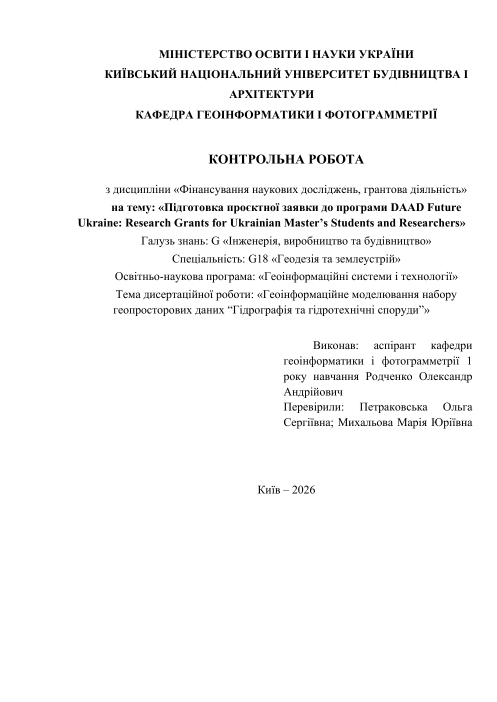
#> input picture tmp/rendered_word/page-01.png, 993 x 1404 px (shown at 1/2 size); its folder holds only this picture in this run
$ python make_contact_sheet.py
#> lines starting #> are read from the running program, lines starting #| are printed output that depends on the picture
from pathlib import Path
from PIL import Image, ImageOps, ImageDraw

src = Path(__file__).resolve().parent / "rendered_word"
out = Path(__file__).resolve().parent / "contact_sheets"
out.mkdir(exist_ok=True)
files = sorted(src.glob("page-*.png"))
for batch_index in range(0, len(files), 8):
    batch = files[batch_index:batch_index + 8]
    thumbs = []
    for file in batch:
        im = Image.open(file).convert("RGB")
#> im is the input picture: PIL image 993x1404 RGB; min 0, max 255, mean 247
        im.thumbnail((330, 470))
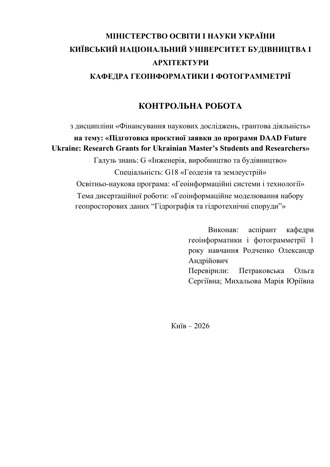
#> im: PIL image 330x467 RGB; min 0, max 255, mean 246.7
        canvas = Image.new("RGB", (350, 510), "white")
#> canvas: PIL image 350x510 RGB; every value is 255
        canvas.paste(im, ((350 - im.width) // 2, 24))
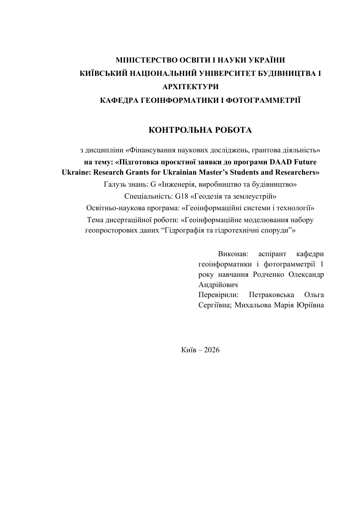
#> canvas: PIL image 350x510 RGB; min 0, max 255, mean 247.9
        draw = ImageDraw.Draw(canvas)
        draw.text((12, 4), file.stem, fill="black")
        canvas = ImageOps.expand(canvas, border=1, fill="#888888")
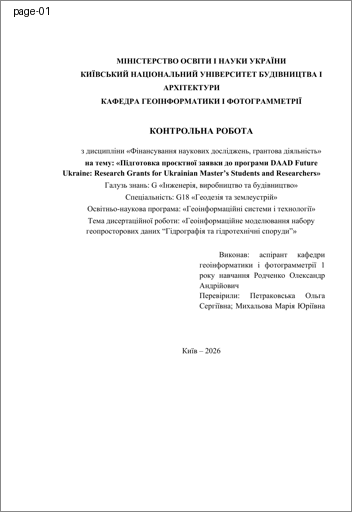
#> canvas: PIL image 352x512 RGB; min 0, max 255, mean 246.7
        thumbs.append(canvas)
    sheet = Image.new("RGB", (704, 2048), "#d0d0d0")
#> sheet: PIL image 704x2048 RGB; every value is 208
    for idx, thumb in enumerate(thumbs):
        x = (idx % 2) * 352
        y = (idx // 2) * 512
        sheet.paste(thumb, (x, y))
#> this loop made 1 pass
#> (x, y) on pass 1: (0, 0)
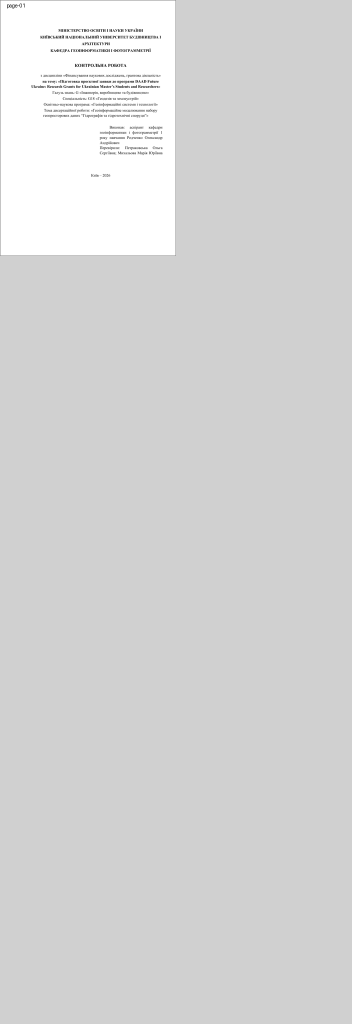
#> sheet: PIL image 704x2048 RGB (shown at 1/2 size); min 0, max 255, mean 212.8
    sheet.save(out / f"sheet-{batch_index // 8 + 1}.png")
print(len(files))

$ run again, on tmp/rendered_word/page-05.png
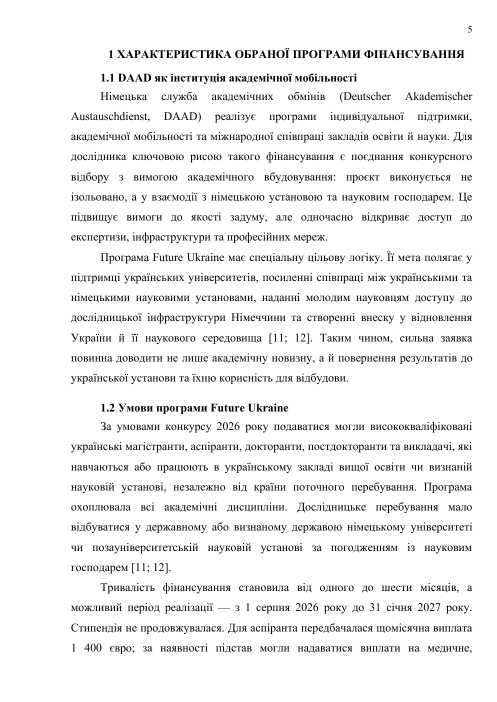
#> input picture tmp/rendered_word/page-05.png, 993 x 1404 px (shown at 1/2 size)
#> im is the input picture: PIL image 993x1404 RGB; min 0, max 255, mean 240.3
#> im: PIL image 330x467 RGB
#> `canvas = ImageOps.expand(canvas, border=1, fill="#888888")`:
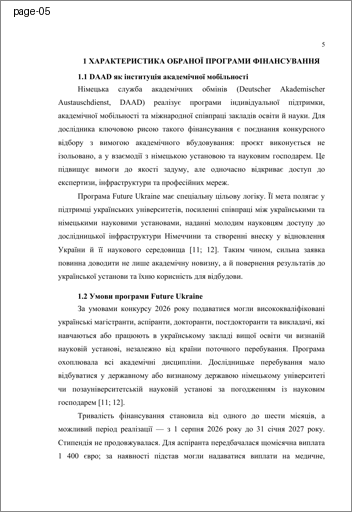
#> canvas: PIL image 352x512 RGB; min 0, max 255, mean 240.8
#> the loop `for idx, thumb in enumerate(thumbs):` made 1 pass
#> (x, y) on pass 1: (0, 0)
#> after the loop `for idx, thumb in enumerate(thumbs):`:
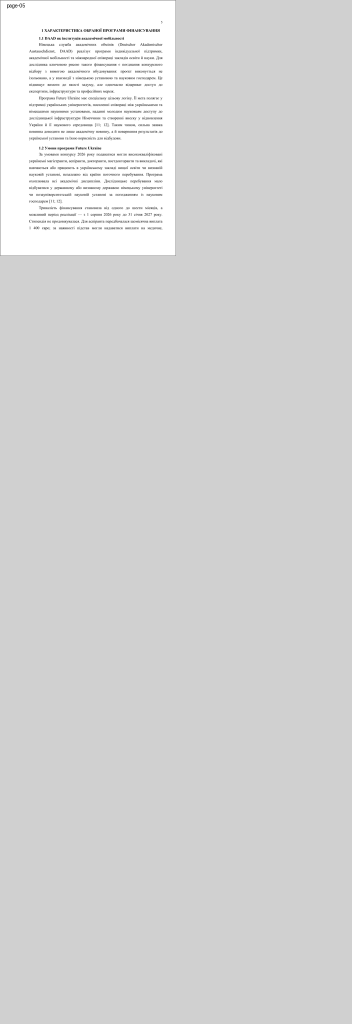
#> sheet: PIL image 704x2048 RGB (shown at 1/2 size); min 0, max 255, mean 212.1

$ run again, on tmp/rendered_word/page-06.png
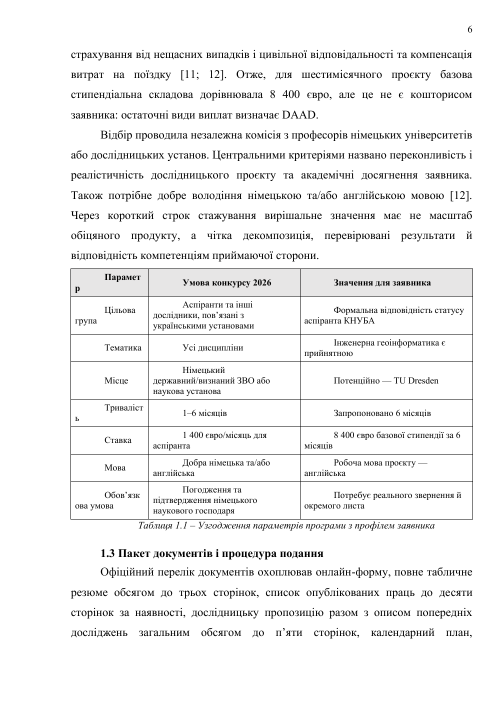
#> input picture tmp/rendered_word/page-06.png, 993 x 1404 px (shown at 1/2 size)
#> im is the input picture: PIL image 993x1404 RGB; mean R, G, B 241.6, 241.5, 241.5
#> im: PIL image 330x467 RGB
#> `canvas = ImageOps.expand(canvas, border=1, fill="#888888")`:
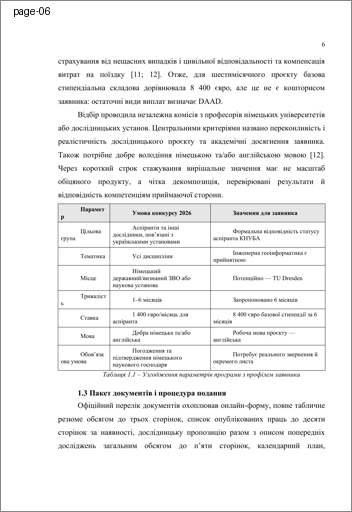
#> canvas: PIL image 352x512 RGB; mean R, G, B 241.9, 241.8, 241.8
#> the loop `for idx, thumb in enumerate(thumbs):` made 1 pass
#> (x, y) on pass 1: (0, 0)
#> after the loop `for idx, thumb in enumerate(thumbs):`:
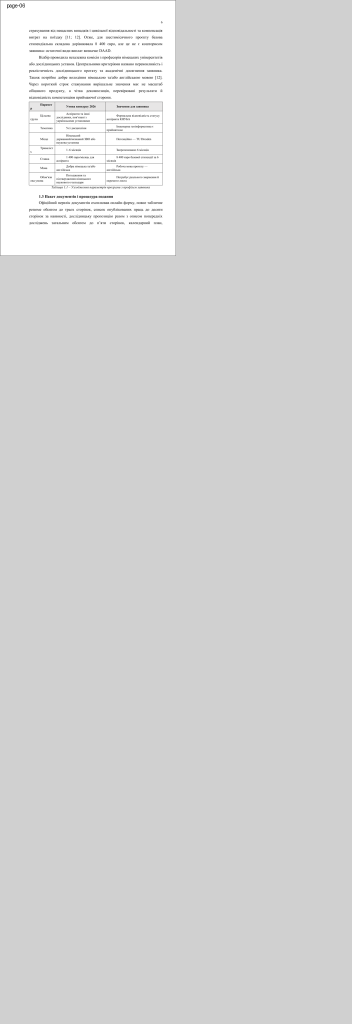
#> sheet: PIL image 704x2048 RGB (shown at 1/2 size); mean R, G, B 212.2, 212.2, 212.2

$ run again, on tmp/rendered_word/page-07.png
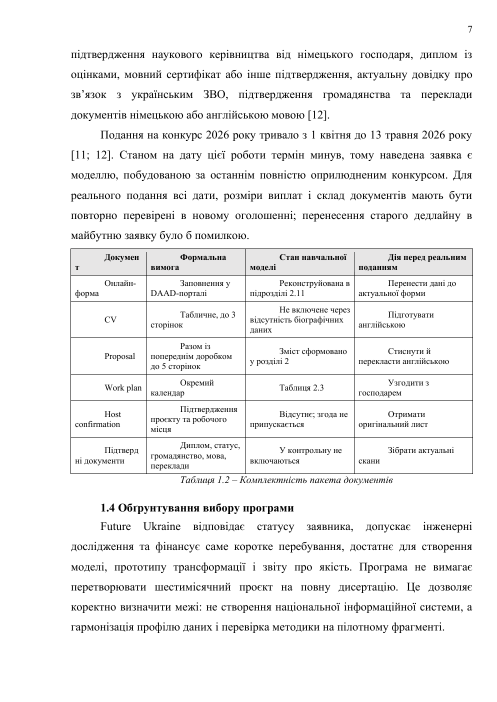
#> input picture tmp/rendered_word/page-07.png, 993 x 1404 px (shown at 1/2 size)
#> im is the input picture: PIL image 993x1404 RGB; mean R, G, B 241.5, 241.4, 241.4
#> im: PIL image 330x467 RGB
#> `canvas = ImageOps.expand(canvas, border=1, fill="#888888")`:
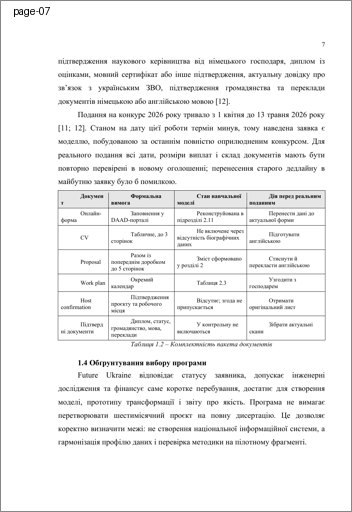
#> canvas: PIL image 352x512 RGB; mean R, G, B 241.8, 241.8, 241.8
#> the loop `for idx, thumb in enumerate(thumbs):` made 1 pass
#> (x, y) on pass 1: (0, 0)
#> after the loop `for idx, thumb in enumerate(thumbs):`:
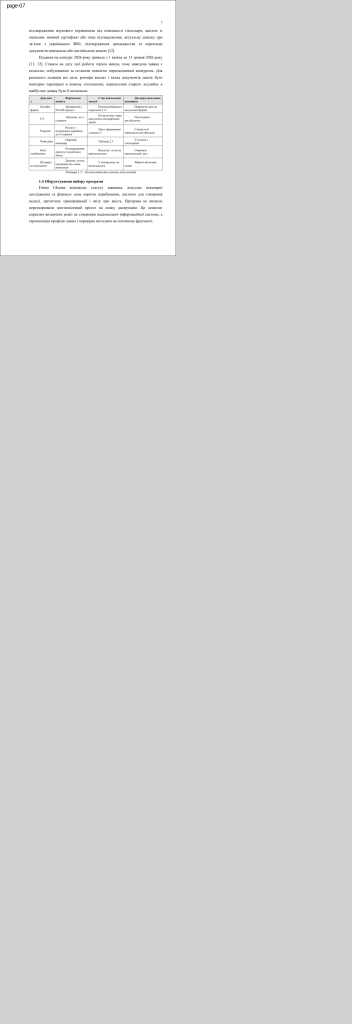
#> sheet: PIL image 704x2048 RGB (shown at 1/2 size); mean R, G, B 212.2, 212.2, 212.2

$ run again, on tmp/rendered_word/page-02.png
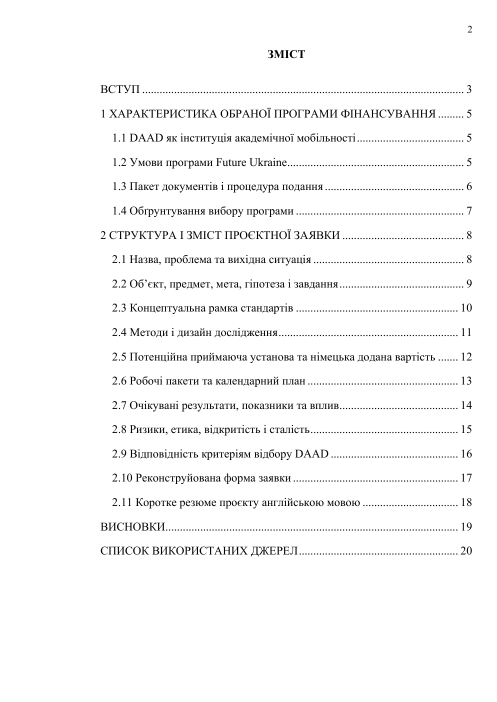
#> input picture tmp/rendered_word/page-02.png, 993 x 1404 px (shown at 1/2 size)
#> im is the input picture: PIL image 993x1404 RGB; min 0, max 255, mean 248
#> im: PIL image 330x467 RGB
#> the loop `for idx, thumb in enumerate(thumbs):` made 1 pass
#> (x, y) on pass 1: (0, 0)
#> after the loop `for idx, thumb in enumerate(thumbs):`:
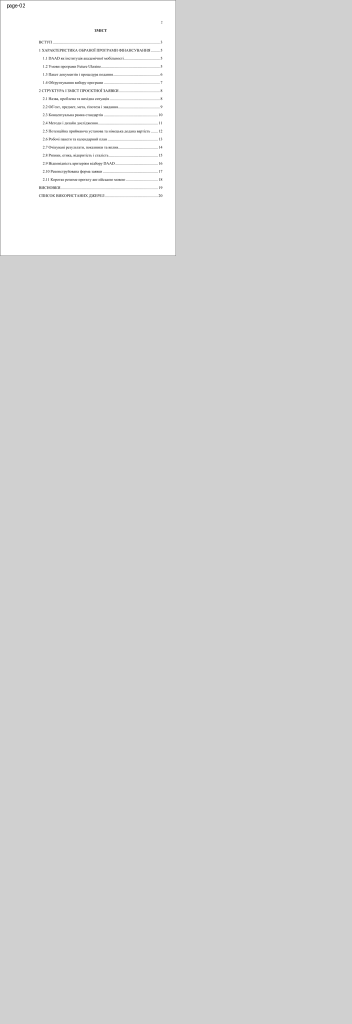
#> sheet: PIL image 704x2048 RGB (shown at 1/2 size); min 5, max 255, mean 212.9
